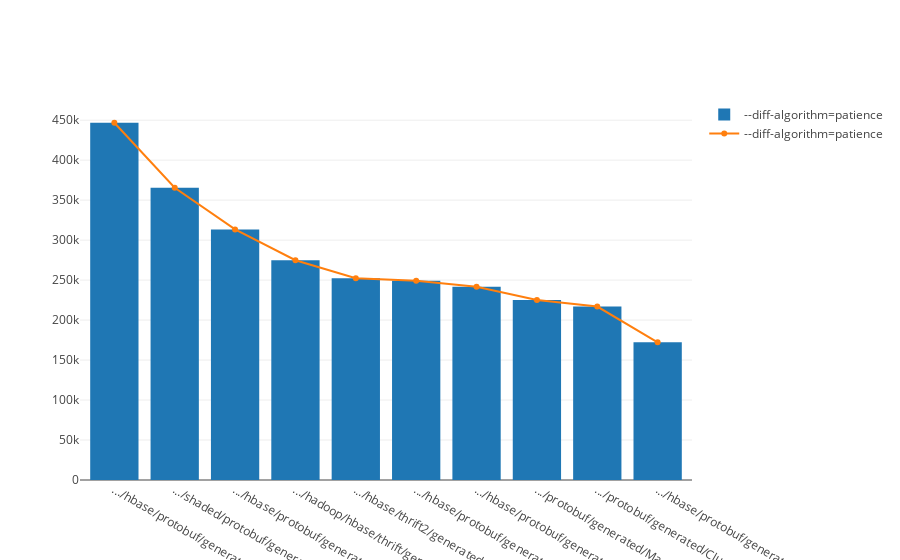

Write notebook code for a chart like this one.
### Code cell
trace5 = go.Bar(
    x=dfpatience['filename'][:10],
    y=dfpatience['SUM #line_changed'][:10],
    name='--diff-algorithm=patience'
)

trace6 = go.Scatter(
    x=dfpatience['filename'][:10],
    y=dfpatience['SUM #line_changed'][:10],
    name='--diff-algorithm=patience')

dt = [trace5, trace6]
layout = go.Layout(
    barmode='group'
)

init_notebook_mode(connected=True)
fig = go.Figure(data=dt, layout=layout)
iplot(fig, show_link=False)

### Figure 1 — Plotly figure (JSON) as saved in the notebook; plotly's stock layout.template omitted (floating-point values rounded to 4 significant figures)
{"data": [{"name": "--diff-algorithm=patience", "type": "bar", "x": [".../hbase/protobuf/generated/MasterProtos.java", ".../shaded/protobuf/generated/MasterProtos.java", ".../hbase/protobuf/generated/ClientProtos.java", ".../hadoop/hbase/thrift/generated/Hbase.java", ".../hbase/thrift2/generated/THBaseService.java", ".../hbase/protobuf/generated/HBaseProtos.java", ".../hbase/protobuf/generated/QuotaProtos.java", ".../protobuf/generated/MasterProcedureProtos.java", ".../protobuf/generated/ClusterStatusProtos.java", ".../hbase/protobuf/generated/AdminProtos.java"], "y": [446796, 365442, 313424, 274816, 252425, 249312, 241684, 225104, 216900, 172162]}, {"name": "--diff-algorithm=patience", "type": "scatter", "x": [".../hbase/protobuf/generated/MasterProtos.java", ".../shaded/protobuf/generated/MasterProtos.java", ".../hbase/protobuf/generated/ClientProtos.java", ".../hadoop/hbase/thrift/generated/Hbase.java", ".../hbase/thrift2/generated/THBaseService.java", ".../hbase/protobuf/generated/HBaseProtos.java", ".../hbase/protobuf/generated/QuotaProtos.java", ".../protobuf/generated/MasterProcedureProtos.java", ".../protobuf/generated/ClusterStatusProtos.java", ".../hbase/protobuf/generated/AdminProtos.java"], "y": [446796, 365442, 313424, 274816, 252425, 249312, 241684, 225104, 216900, 172162]}], "layout": {"barmode": "group"}}
